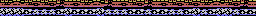

This game map was drawn from its Tiled (.tmx) file and the tilesets committed beside it. A one-line description and the full map source follow:
An orthogonal 32x2 tile map with 8x8 px tiles, 1 tile layer (namtbl).

<map version="1.5" tiledversion="1.5.0" orientation="orthogonal" renderorder="right-down" width="32" height="2" tilewidth="8" tileheight="8" infinite="0" nextlayerid="2" nextobjectid="1">
 <tileset firstgid="1" name="charset" tilewidth="8" tileheight="8" tilecount="256" columns="16">
  <image source="charset@6000.namtbl.png" width="128" height="128" />
 </tileset>
 <layer id="1" name="namtbl" width="32" height="2">
  <data encoding="csv">
68,66,67,68,71,68,71,69,70,71,68,66,67,69,70,71,68,71,69,70,71,68,71,68,71,68,66,67,68,71,69,70,
73,73,73,74,75,75,75,74,73,74,74,74,73,75,75,75,74,74,75,74,74,75,75,74,73,75,74,73,73,75,74,74
</data>
 </layer>
</map>
